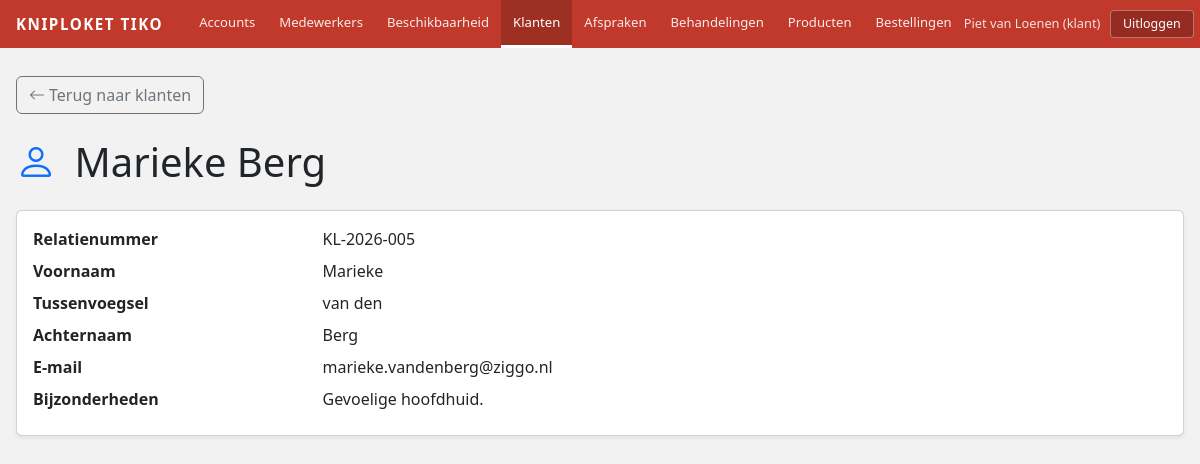
/klanten/detail?id=5 (signed in), run on the app's committed database.
### tables this page shows
CREATE TABLE Klant (
    Id INT AUTO_INCREMENT PRIMARY KEY,
    UserId INT NOT NULL,
    Voornaam VARCHAR(100) NOT NULL,
    Tussenvoegsel VARCHAR(50) NULL DEFAULT NULL,
    Achternaam VARCHAR(100) NOT NULL,
    Relatienummer VARCHAR(50) NOT NULL UNIQUE,
    Bijzonderheden TEXT NULL DEFAULT NULL,
    IsActief BIT(1) NOT NULL DEFAULT 1,
    Opmerking VARCHAR(255) NULL DEFAULT NULL,
    DatumAangemaakt DATETIME(6) NOT NULL DEFAULT CURRENT_TIMESTAMP(6),
    DatumGewijzigd DATETIME(6) NOT NULL DEFAULT CURRENT_TIMESTAMP(6) ON UPDATE CURRENT_TIMESTAMP(6),
    CONSTRAINT fk_klant_user FOREIGN KEY (UserId) REFERENCES users(id) ON DELETE RESTRICT ON UPDATE CASCADE
);

CREATE TABLE users (
    id INT AUTO_INCREMENT PRIMARY KEY,
    name VARCHAR(255) NOT NULL,
    email VARCHAR(255) NOT NULL UNIQUE,
    email_verified_at DATETIME NULL DEFAULT NULL,
    password VARCHAR(255) NOT NULL,
    role VARCHAR(50) NOT NULL,
    remember_token VARCHAR(100) NULL DEFAULT NULL,
    created_at DATETIME NOT NULL DEFAULT CURRENT_TIMESTAMP,
    updated_at DATETIME NOT NULL DEFAULT CURRENT_TIMESTAMP ON UPDATE CURRENT_TIMESTAMP,
    IsActief BIT(1) NOT NULL DEFAULT 1,
    Opmerking VARCHAR(255) NULL DEFAULT NULL,
    DatumAangemaakt DATETIME(6) NOT NULL DEFAULT CURRENT_TIMESTAMP(6),
    DatumGewijzigd DATETIME(6) NOT NULL DEFAULT CURRENT_TIMESTAMP(6) ON UPDATE CURRENT_TIMESTAMP(6)
);

### app/core/Controller.php (called while the page is built, shortened)
<?php
abstract class Controller
{
    protected function view(string $view, array $data = [], string $layout = 'layouts/main'): void
    {
        $data['base'] = defined('BASE_URL') ? BASE_URL : '';
        extract($data, EXTR_SKIP);
        $viewBestand   = dirname(__DIR__) . '/views/' . $view . '.php';
        require $viewBestand;
    }
}

### app/controllers/KlantController.php (called while the page is built, shortened)
<?php
class KlantController extends Controller
{
    private KlantModel $klantModel;
    public function __construct()
    {
        $this->klantModel = new KlantModel();
    }
    public function detail(): void
    {
        $id    = (int) ($_GET['id'] ?? 0);
        $klant = $this->klantModel->vindOpId($id);
        $this->view('klanten/detail', compact('klant'));
    }
}

### app/core/Router.php (called while the page is built, shortened)
<?php
class Router
{
    private array  $routes    = [];
    public function __construct()
    {
        $this->routes  = require dirname(__DIR__) . '/config/routes.php';
    }
    public function dispatch(): void
    {
        $methode = $_SERVER['REQUEST_METHOD'];
        $uri     = $this->normaliseUri($_SERVER['REQUEST_URI'] ?? '/');
        $sleutel = $methode . ' ' . $uri;
        [$controllerNaam, $actie] = $this->routes[$sleutel];
        $controller = new $volledigeNaam();
        $controller->$actie();
    }
    private function normaliseUri(string $uri): string
    {
        $pad = parse_url($uri, PHP_URL_PATH) ?? '/';
        $pad = '/' . ltrim($pad, '/');
        if ($pad !== '/') {
            $pad = rtrim($pad, '/');
        }
        return $pad;
    }
}

### public/index.php (called while the page is built, shortened)
<?php
spl_autoload_register(function (string $klasse): void {
    $pad = dirname(__DIR__) . '/app/' . str_replace(
        ['App\\', '\\'],
        ['',      '/'],
        $klasse
    ) . '.php';
});
require_once dirname(__DIR__) . '/app/core/helpers.php';
$router = new Router();
$router->dispatch();

### app/core/helpers.php (called while the page is built)
<?php
function url(string $pad = '/'): string
{
    $base = defined('BASE_URL') ? BASE_URL : '';
    return $base . '/' . ltrim($pad, '/');
}

### app/config/database.php (called while the page is built)
<?php
return [
    'driver'   => 'mysql',
    'host'     => '127.0.0.1',
    'port'     => '3306',
    'database' => 'kniploket_tiko',
    'username' => 'root',
    'password' => '',
    'charset'  => 'utf8mb4',
    'options'  => [
        PDO::ATTR_ERRMODE            => PDO::ERRMODE_EXCEPTION,
        PDO::ATTR_DEFAULT_FETCH_MODE => PDO::FETCH_ASSOC,
        PDO::ATTR_EMULATE_PREPARES   => false,
    ],
];

### app/core/Database.php (called while the page is built, shortened)
<?php
class Database
{
    private static ?Database $instantie = null;
    private PDO $pdo;
    private function __construct()
    {
        $config = require dirname(__DIR__) . '/config/database.php';
        $dsn = sprintf(
            '%s:host=%s;port=%s;dbname=%s;charset=%s',
            $config['driver'],
            $config['host'],
            $config['port'],
            $config['database'],
            $config['charset']
        );
        try {
            $this->pdo = new PDO($dsn, $config['username'], $config['password'], $config['options']);
        } catch (PDOException $e) {
            $logger = new Logger();
            $logger->error('Databaseverbinding mislukt: ' . $e->getMessage());
            http_response_code(500);
            die('Databaseverbinding niet beschikbaar. Controleer de configuratie.');
        }
    }
    public static function getInstance(): Database
    {
        if (self::$instantie === null) {
            self::$instantie = new self();
        }
        return self::$instantie;
    }
    public function getPdo(): PDO
    {
        return $this->pdo;
    }
}

### app/models/KlantModel.php (called while the page is built, shortened)
<?php
class KlantModel
{
    private PDO $pdo;
    public function __construct()
    {
        $this->pdo = Database::getInstance()->getPdo();
    }
    public function vindOpId(int $id): ?array
    {
        $stmt = $this->pdo->prepare(
            'SELECT k.*, u.email, u.name AS gebruikersnaam,
                    c.Postcode, c.Plaats, c.Straatnaam, c.Huisnummer, c.Toevoeging, c.Mobiel, c.Email
             FROM Klant k
             JOIN users u ON u.id = k.UserId
             LEFT JOIN KlantPerContact kpc ON kpc.KlantId = k.Id AND kpc.IsActief = 1
             LEFT JOIN Contact c ON c.Id = kpc.ContactId AND c.IsActief = 1
             WHERE k.Id = :id AND k.IsActief = 1
             LIMIT 1'
        );
        $stmt->execute([':id' => $id]);
        $row = $stmt->fetch();
        return $row ?: null;
    }
}

### app/views/klanten/detail.php (the view)
<a href="<?= url('/klanten') ?>" class="btn btn-outline-secondary mb-4">
    <i class="bi bi-arrow-left me-1"></i>Terug naar klanten
</a>
<h1 class="mb-4">
    <i class="bi bi-person me-2 text-primary"></i>
    <?= htmlspecialchars($klant['Voornaam'] . ' ' . $klant['Achternaam'], ENT_QUOTES, 'UTF-8') ?>
</h1>
<div class="card shadow-sm">
    <div class="card-body">
        <dl class="row mb-0">
            <dt class="col-sm-3">Relatienummer</dt>
            <dd class="col-sm-9"><?= htmlspecialchars($klant['Relatienummer'], ENT_QUOTES, 'UTF-8') ?></dd>
            <dt class="col-sm-3">Voornaam</dt>
            <dd class="col-sm-9"><?= htmlspecialchars($klant['Voornaam'], ENT_QUOTES, 'UTF-8') ?></dd>
            <dt class="col-sm-3">Tussenvoegsel</dt>
            <dd class="col-sm-9"><?= htmlspecialchars($klant['Tussenvoegsel'] ?? '-', ENT_QUOTES, 'UTF-8') ?></dd>
            <dt class="col-sm-3">Achternaam</dt>
            <dd class="col-sm-9"><?= htmlspecialchars($klant['Achternaam'], ENT_QUOTES, 'UTF-8') ?></dd>
            <dt class="col-sm-3">E-mail</dt>
            <dd class="col-sm-9"><?= htmlspecialchars($klant['email'], ENT_QUOTES, 'UTF-8') ?></dd>
            <dt class="col-sm-3">Bijzonderheden</dt>
            <dd class="col-sm-9"><?= htmlspecialchars($klant['Bijzonderheden'] ?? '-', ENT_QUOTES, 'UTF-8') ?></dd>
        </dl>
    </div>
</div>

### app/views/layouts/main.php (style rules this page uses)
body { background: #f2f2f2; font-family: 'Segoe UI', sans-serif; margin: 0; }

### data on the page
klant: Voornaam+Achternaam "Marieke Berg", Relatienummer "KL-2026-005", Voornaam "Marieke", Tussenvoegsel "van den", Achternaam "Berg", UserId.email "marieke.vandenberg@ziggo.nl", Bijzonderheden "Gevoelige hoofdhuid."

### other printed values
$label "Accounts"
$label "Medewerkers"
$label "Beschikbaarheid"
$label "Klanten"
$label "Afspraken"
$label "Behandelingen"
$label "Producten"
$label "Bestellingen"
$_SESSION['gebruiker_naam'] "Piet van Loenen"
$_SESSION['gebruiker_rol'] "klant"
